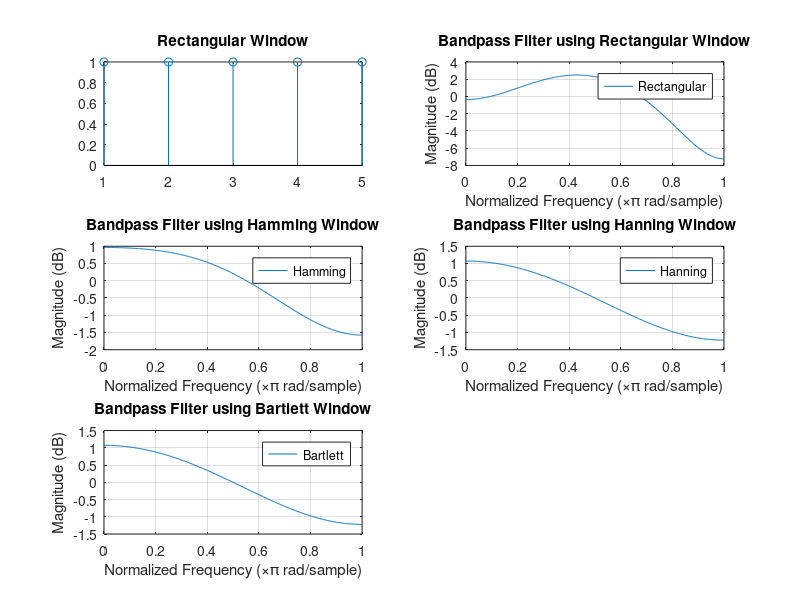

The MATLAB source for this figure:
clc;
clear;

% Bandpass Filter Design using different windows

% Define cutoff frequencies for Bandpass Filter
wc1 = 0.2 * pi;  % Lower cutoff frequency (normalized to pi)
wc2 = 0.5 * pi;  % Upper cutoff frequency (normalized to pi)

% Filter order input
N = input('Enter the filter order (N):');
alpha = (N-1)/2;

% Small epsilon to avoid division by zero at n = alpha
eps = 0.001;

% Time indices for impulse response
n = 0:N-1;

% Ideal Bandpass Filter Impulse Response (hd)
hd = ((sin(wc2*(n-alpha)) - sin(wc1*(n-alpha))) + eps) ./ (pi*(n-alpha)+eps);

% Rectangular Window
wr_b = boxcar(N);
hn_rect = hd .* wr_b';  % Applying window to impulse response

% Frequency response for Rectangular Window
w = 0:0.01:pi;
h_rect = freqz(hn_rect, 1, w);

% Plot Rectangular Window and its Frequency Response
figure;
subplot(3, 2, 1);
stem(wr_b);
title('Rectangular Window');

subplot(3, 2, 2);
plot(w/pi, 20*log10(abs(h_rect)));
title('Bandpass Filter using Rectangular Window');
xlabel('Normalized Frequency (\times\pi rad/sample)');
ylabel('Magnitude (dB)');
grid on;
legend('Rectangular');

% Hamming Window
wr_hm = hamming(N);
hn_hm = hd .* wr_hm';  % Applying Hamming window

% Frequency response for Hamming Window
h_hm = freqz(hn_hm, 1, w);

% Plot Hamming Window and its Frequency Response
subplot(3, 2, 3);
plot(w/pi, 20*log10(abs(h_hm)));
title('Bandpass Filter using Hamming Window');
xlabel('Normalized Frequency (\times\pi rad/sample)');
ylabel('Magnitude (dB)');
grid on;
legend('Hamming');

% Hanning Window
wr_hn = hanning(N);
hn_hn = hd .* wr_hn';  % Applying Hanning window

% Frequency response for Hanning Window
h_hn = freqz(hn_hn, 1, w);

% Plot Hanning Window and its Frequency Response
subplot(3, 2, 4);
plot(w/pi, 20*log10(abs(h_hn)));
title('Bandpass Filter using Hanning Window');
xlabel('Normalized Frequency (\times\pi rad/sample)');
ylabel('Magnitude (dB)');
grid on;
legend('Hanning');

% Bartlett Window
wr_bart = bartlett(N);
hn_bart = hd .* wr_bart';  % Applying Bartlett window

% Frequency response for Bartlett Window
h_bart = freqz(hn_bart, 1, w);

% Plot Bartlett Window and its Frequency Response
subplot(3, 2, 5);
plot(w/pi, 20*log10(abs(h_bart)));
title('Bandpass Filter using Bartlett Window');
xlabel('Normalized Frequency (\times\pi rad/sample)');
ylabel('Magnitude (dB)');
grid on;
legend('Bartlett'); 